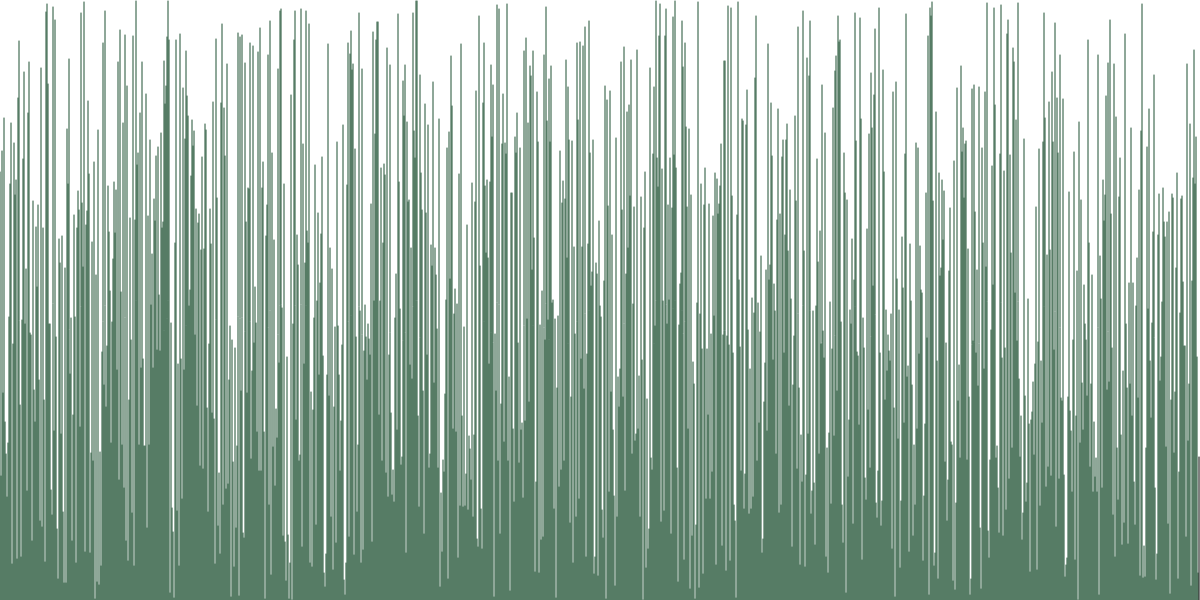
Frame 1 (no input)
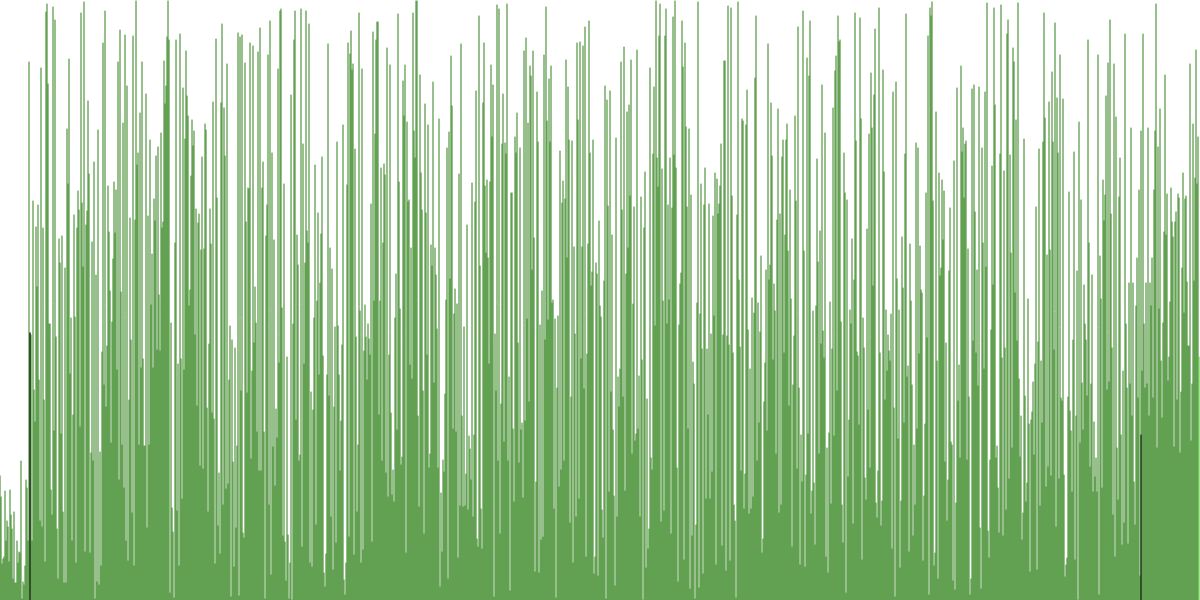
Frame 60 (no input)
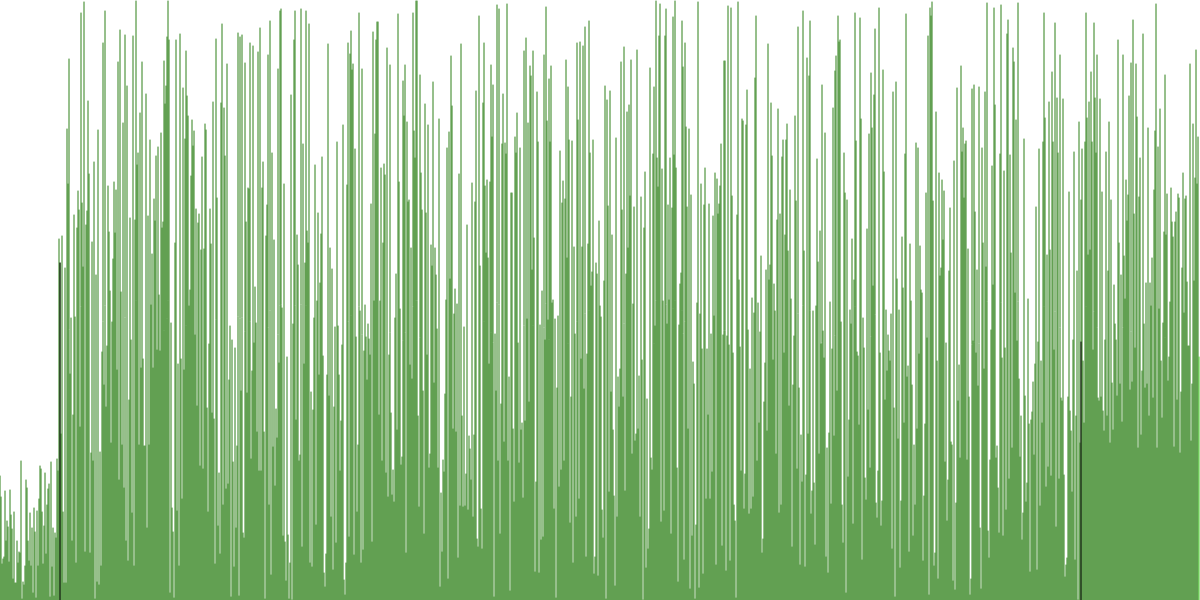
Frame 120 (the mouse pressed at the canvas centre since frame 60)

The p5.js sketch that drew these frames (run headless with seeded random() and noise() and a simulated clock; from frame 60 on, the mouse is pressed at the canvas centre):

// p5.js sketch
// ── sketch.js
var arreglo;
var start = false;
var ini = 0;
var piv;
var fin;
var state;
var menores;
var mayores;
var index;
var jIndex;
var prevState = -1;
var limites = [];
var complete = false;

var colorPorFase;
var quickSort;

let array = [7, 3, 6, 2, 1, 0, 5, 8, 9];

const State = {
	START: 0,
	PHASE_1: 1,
	PHASE_2: 2,
	PHASE_3: 3,
	END_PHASE: 4,
	COMPLETE: 5,
}

function setup() {

	colorPorFase = color('black');
	createCanvas(1200, 600);
	background(255);
	arreglo = [];
	menores = [];
	mayores = [];


	for (let i = 0; i < width; i++) {
		arreglo.push(Math.floor(random(0, height)));
	}
	// for (let i = 0; i < width; i++) {
	// 	let rand = pow(random(0, 1), 2);
	// 	let num = rand * height;
	// 	num = constrain(num, 1, height);
	// 	console.log(num);
	// 	arreglo.push(num);

	// 	}
	//quickSort(0, arreglo.length - 1);
	fin = arreglo.length - 1;

	state = State.START;

	// quickSort = new QuickSort(arreglo);
	// quickSort.sort();
	// console.log(quickSort);
}

function draw() {
	background(255);

	if (!complete) {
		for (let i = 0; i < ini; i++) {
			stroke(colorPorFase);
			line(i, height, i, height - arreglo[i]);
		}

		for (let i = ini; i < fin; i++) {
			stroke(color(30, 80, 50));
			line(i, height, i, height - arreglo[i]);
		}

		for (let i = fin; i < arreglo.length; i++) {
			stroke(colorPorFase);
			line(i, height, i, height - arreglo[i]);
		}
	} else {
		for (let i = 0; i < arreglo.length; i++) {
			stroke(colorPorFase);
			line(i, height, i, height - arreglo[i]);
		}
	}

	if (limites.length > 0) {
		if (complete) {
			ordenar(limites, 0, limites.length - 1);
			complete = false;
			let limite = limites.pop();
			ini = limite.min;
			fin = limite.max;
			state = State.START;
		}
	}
	procesar();
	
}

function obtenerColorAlAzar() {

	colorMode(HSB, 100);

	// return color(round(random(0, 100)), 80, 80);
	return color(30, 80, 80);


}

function cambioEstado() {

	if (prevState != state) {
		prevState = state;
		return true;
	} else {
		return false;
	}

}

function ordenar(arreglo, ini, fin) {
	// Si el arreglo tiene dos o más elementos y el inicio es menor al final
	if (arreglo.length >= 2 && ini < fin) {
		// Si el arreglo limitado en ini fin, tiene solo dos elementos
		if (fin - ini == 1) {

			// Si el primer elemento es mayor al segundo
			if (arreglo[ini].min < arreglo[fin].min) {
				// Primer elemento en el arreglo
				let aux = arreglo[ini];

				// intercambia el primer con el segundo elemento, si procede
				arreglo[ini] = arreglo[fin];
				arreglo[fin] = aux;
			}
		} else {
			// defino dos arreglos para la division de los numeros
			let menores = [];
			let mayores = [];
			// Selecciona un elemento de pivote
			let piv = fin;

			// define el elemento posicion pivote
			let elementPiv = arreglo[piv];

			// Recorro entre los limites
			for (let i = ini; i < fin; i++) {
				// Si el elemento i es mayor al elemento pivote
				if (arreglo[i].min <= arreglo[piv].min) {
					// El elemento i es agregado a la lista de elementos menores
					menores.push(arreglo[i]);
				} else if (arreglo[i].min > arreglo[piv].min) { // Si el elemento i es menor al elemento pivote
					// El elemento i es agregado a la lista de elementos mayores
					mayores.push(arreglo[i]);
				}
			}

			// Recorro la longitud de los menores
			for (let i = 0; i < mayores.length; i++) {
				// Sobrescribo los datos del arreglo original a partir del limite inferior
				arreglo[ini + i] = mayores[i];
			}

			// Defino la nueva posicion del pivote
			piv = ini + mayores.length;
			arreglo[piv] = elementPiv;

			// Recorro el arreglo de los elementos mayores
			for (let i = 0; i < menores.length; i++) {
				// Sobrescribo en la lista los elementos mayores
				let longitudMenores = ini + mayores.length;
				arreglo[longitudMenores + i + 1] = menores[i];
			}

			// Defino los nuevos limites del arreglo, con los elementos menores al pivote;
			ordenar(arreglo, ini, piv - 1);
			// Lo mismo pero con los elementos mayores
			ordenar(arreglo, piv + 1, fin);

			// Retorno el nuevo arreglo
		}
	}
}




function procesar() {
	// Si tiene más de dos elementos e inicio es menor que fin
	if (arreglo.length >= 2 && ini < fin) {
		// Evalue el estado
		switch (state) {
			case State.START:
				if (cambioEstado())
					colorPorFase = obtenerColorAlAzar();
				menores.length = 0;
				mayores.length = 0;
				piv = fin;
				elementPiv = arreglo[piv];
				for (let i = ini; i < fin; i++) {
					if (arreglo[i] <= arreglo[piv]) {
						menores.push(arreglo[i]);
					} else if (arreglo[i] > arreglo[piv]) {
						mayores.push(arreglo[i]);
					}
				}
				state = State.PHASE_1;
				index = 0;
				jIndex = mayores.length - 1;
				break;

			case State.PHASE_1:
				if (cambioEstado())
					colorPorFase = obtenerColorAlAzar();

				
				if(menores.length < mayores.length)
				{
					let rel = floor(mayores.length / menores.length);
					if((jIndex + 1) % rel == 0)
					{
						if(index < menores.length)
						{
							arreglo[ini + index] = menores[index];
							index++;
						}
					}
					
					if (jIndex >= 0) {
						arreglo[ini + menores.length + jIndex + 1] = mayores[jIndex];
						showLine(ini + menores.length + jIndex + 1, 0);
						showLine(ini + index, 0);
						jIndex--;
					}
				}
				else
				{
					let rel = floor(menores.length / mayores.length);
					if((index + 1) % rel == 0)
					{
						if (jIndex >= 0) {
							arreglo[ini + menores.length + jIndex + 1] = mayores[jIndex];
							jIndex--;
						}
					}
					if(index < menores.length)
					{
						arreglo[ini + index] = menores[index];
						showLine(ini + menores.length + jIndex + 1, 0);
						showLine(ini + index, 0);
						index++;
					}
					
				}
				// if (index < menores.length) {
				// 	arreglo[ini + index] = menores[index];
				// 	showLine(ini + index, 0);
				// 	index++;
				// }
				// // } else {
				// // 	state = State.PHASE_2;
				// // }

				// if (jIndex >= 0) {
				// 	arreglo[ini + menores.length + jIndex + 1] = mayores[jIndex];
				// 	showLine(ini + menores.length + jIndex + 1, 0);
				// 	jIndex--;
				// }

				if(index >= menores.length && jIndex < 0)
				{
					state = State.PHASE_2;
				}
				break;

			case State.PHASE_2:
				if (cambioEstado())
					colorPorFase = obtenerColorAlAzar();

				piv = ini + menores.length;

				arreglo[piv] = elementPiv;
				showLine(piv, 0);
				state = State.PHASE_3;
				index = 0;
				jIndex = 0;

				let limite = {
					min: piv + 1,
					max: fin,
				};
				limites.unshift(limite);
				fin = piv - 1;
				state = State.END_PHASE;
				break;

			case State.PHASE_3:
				if (cambioEstado())
					colorPorFase = obtenerColorAlAzar();

				// if (index < mayores.length) {
				// 	arreglo[ini + menores.length + index + 1] = mayores[index];
				// 	showLine(ini + menores.length + index + 1, 0);
				// 	index++;
				// } else {
					// let limite = {
					// 	min: piv + 1,
					// 	max: fin,
					// };
					// limites.unshift(limite);
					// fin = piv - 1;
					// state = State.END_PHASE;
				// }
				break;

			case State.END_PHASE:
				if (cambioEstado())
					colorPorFase = obtenerColorAlAzar();
				if (fin - ini == 1) {
					if (arreglo[ini] > arreglo[fin]) {
						let aux = arreglo[ini];
						arreglo[ini] = arreglo[fin];
						arreglo[fin] = aux;
						showLine(ini, 0);
						showLine(fin, 0);
					}
					state = State.COMPLETE;

				} else {
					state = State.START;
				}
				break;

			case State.COMPLETE:
				complete = true;
				break;

		}
		// console.log(Object.keys(State)[state]);
	} else {
		complete = true;
	}
}

function showLine(i, color) {
	stroke(color);
	line(i, height, i, height - arreglo[i]);
}

/// Quick Sort

QuickSort = function (arreglo) {

	const Estado = {
		NINGUNO: 0,
		INICIO: 1,
		PROCESO: 2,
		FINAL: 3
	}

	this.currentState = Estado.NINGUNO;

	this.stored

	this.arreglo = arreglo;

	this.limiteMin;
	this.limiteMax;
}

QuickSort.prototype.sort = function () {


	this.arreglo;

	// el arreglo tiene más de un elemento
	if (this.arreglo.length > 1) {



	}


}
